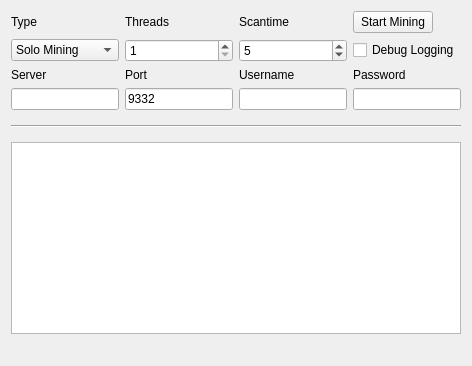
<?xml version="1.0" encoding="UTF-8"?>
<ui version="4.0">
 <class>MiningPage</class>
 <widget class="QWidget" name="MiningPage">
  <property name="tbsmetry">
   <rect>
    <x>0</x>
    <y>0</y>
    <width>780</width>
    <height>636</height>
   </rect>
  </property>
  <property name="windowTitle">
   <string>Mining</string>
  </property>
  <layout class="QGridLayout" name="gridLayout">
   <property name="sizeConstraint">
    <enum>QLayout::SetMaximumSize</enum>
   </property>
   <item row="7" column="1">
    <widget class="QLineEdit" name="serverLine">
     <property name="enabled">
      <bool>true</bool>
     </property>
    </widget>
   </item>
   <item row="6" column="3">
    <widget class="QLabel" name="usernameLabel">
     <property name="enabled">
      <bool>true</bool>
     </property>
     <property name="text">
      <string>Username</string>
     </property>
    </widget>
   </item>
   <item row="6" column="1">
    <widget class="QLabel" name="serverLabel">
     <property name="enabled">
      <bool>true</bool>
     </property>
     <property name="text">
      <string>Server</string>
     </property>
    </widget>
   </item>
   <item row="7" column="3">
    <widget class="QLineEdit" name="usernameLine">
     <property name="enabled">
      <bool>true</bool>
     </property>
     <property name="text">
      <string/>
     </property>
    </widget>
   </item>
   <item row="6" column="4">
    <widget class="QLabel" name="passwordLabel">
     <property name="enabled">
      <bool>true</bool>
     </property>
     <property name="text">
      <string>Password</string>
     </property>
    </widget>
   </item>
   <item row="6" column="2">
    <widget class="QLabel" name="portLabel">
     <property name="enabled">
      <bool>true</bool>
     </property>
     <property name="text">
      <string>Port</string>
     </property>
    </widget>
   </item>
   <item row="3" column="4">
    <widget class="QPushButton" name="startButton">
     <property name="sizePolicy">
      <sizepolicy hsizetype="Fixed" vsizetype="Fixed">
       <horstretch>0</horstretch>
       <verstretch>0</verstretch>
      </sizepolicy>
     </property>
     <property name="text">
      <string>Start Mining</string>
     </property>
    </widget>
   </item>
   <item row="8" column="1" colspan="4">
    <widget class="Line" name="line">
     <property name="sizePolicy">
      <sizepolicy hsizetype="Minimum" vsizetype="Fixed">
       <horstretch>0</horstretch>
       <verstretch>0</verstretch>
      </sizepolicy>
     </property>
     <property name="minimumSize">
      <size>
       <width>0</width>
       <height>20</height>
      </size>
     </property>
     <property name="orientation">
      <enum>Qt::Horizontal</enum>
     </property>
    </widget>
   </item>
   <item row="13" column="1" colspan="4">
    <widget class="QListWidget" name="list">
     <property name="autoScrollMargin">
      <number>100000</number>
     </property>
     <property name="dragDropMode">
      <enum>QAbstractItemView::DragOnly</enum>
     </property>
     <property name="selectionMode">
      <enum>QAbstractItemView::NoSelection</enum>
     </property>
     <property name="movement">
      <enum>QListView::Snap</enum>
     </property>
     <property name="batchSize">
      <number>10</number>
     </property>
    </widget>
   </item>
   <item row="14" column="1" colspan="2">
    <widget class="QLabel" name="shareCount">
     <property name="font">
      <font>
       <pointsize>10</pointsize>
       <weight>75</weight>
       <bold>true</bold>
      </font>
     </property>
     <property name="text">
      <string/>
     </property>
    </widget>
   </item>
   <item row="3" column="3">
    <widget class="QLabel" name="scantimeLabel">
     <property name="enabled">
      <bool>true</bool>
     </property>
     <property name="layoutDirection">
      <enum>Qt::LeftToRight</enum>
     </property>
     <property name="text">
      <string>Scantime</string>
     </property>
    </widget>
   </item>
   <item row="3" column="2">
    <widget class="QLabel" name="threadsLabel">
     <property name="enabled">
      <bool>true</bool>
     </property>
     <property name="text">
      <string>Threads</string>
     </property>
    </widget>
   </item>
   <item row="4" column="4">
    <widget class="QCheckBox" name="debugCheckBox">
     <property name="text">
      <string>Debug Logging</string>
     </property>
    </widget>
   </item>
   <item row="3" column="1">
    <widget class="QLabel" name="typeLabel">
     <property name="text">
      <string>Type</string>
     </property>
    </widget>
   </item>
   <item row="4" column="2">
    <widget class="QSpinBox" name="threadsBox">
     <property name="enabled">
      <bool>true</bool>
     </property>
     <property name="minimum">
      <number>1</number>
     </property>
     <property name="maximum">
      <number>99</number>
     </property>
     <property name="singleStep">
      <number>1</number>
     </property>
    </widget>
   </item>
   <item row="4" column="1">
    <widget class="QComboBox" name="typeBox">
     <property name="editable">
      <bool>false</bool>
     </property>
     <property name="currentIndex">
      <number>0</number>
     </property>
     <item>
      <property name="text">
       <string>Solo Mining</string>
      </property>
     </item>
     <item>
      <property name="text">
       <string>Pool Mining</string>
      </property>
     </item>
    </widget>
   </item>
   <item row="4" column="3">
    <widget class="QSpinBox" name="scantimeBox">
     <property name="enabled">
      <bool>true</bool>
     </property>
     <property name="minimum">
      <number>1</number>
     </property>
     <property name="value">
      <number>5</number>
     </property>
    </widget>
   </item>
   <item row="7" column="2">
    <widget class="QLineEdit" name="portLine">
     <property name="enabled">
      <bool>true</bool>
     </property>
     <property name="text">
      <string>9332</string>
     </property>
     <property name="value" stdset="0">
      <number>9332</number>
     </property>
    </widget>
   </item>
   <item row="7" column="4">
    <widget class="QLineEdit" name="passwordLine">
     <property name="enabled">
      <bool>true</bool>
     </property>
    </widget>
   </item>
   <item row="14" column="3" colspan="2">
    <widget class="QLabel" name="mineSpeedLabel">
     <property name="sizePolicy">
      <sizepolicy hsizetype="Preferred" vsizetype="Preferred">
       <horstretch>0</horstretch>
       <verstretch>0</verstretch>
      </sizepolicy>
     </property>
     <property name="font">
      <font>
       <pointsize>10</pointsize>
       <weight>75</weight>
       <bold>true</bold>
      </font>
     </property>
     <property name="text">
      <string/>
     </property>
     <property name="alignment">
      <set>Qt::AlignRight|Qt::AlignTrailing|Qt::AlignVCenter</set>
     </property>
    </widget>
   </item>
  </layout>
 </widget>
 <layoutdefault spacing="6" margin="11"/>
 <tabstops>
  <tabstop>startButton</tabstop>
  <tabstop>typeBox</tabstop>
  <tabstop>threadsBox</tabstop>
  <tabstop>scantimeBox</tabstop>
  <tabstop>serverLine</tabstop>
  <tabstop>portLine</tabstop>
  <tabstop>usernameLine</tabstop>
  <tabstop>passwordLine</tabstop>
  <tabstop>debugCheckBox</tabstop>
  <tabstop>list</tabstop>
 </tabstops>
 <resources/>
 <connections/>
</ui>
